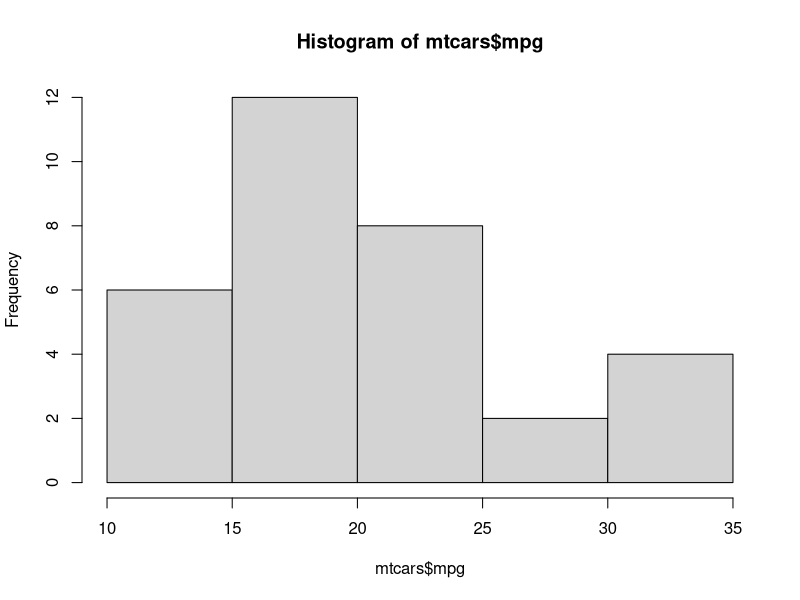
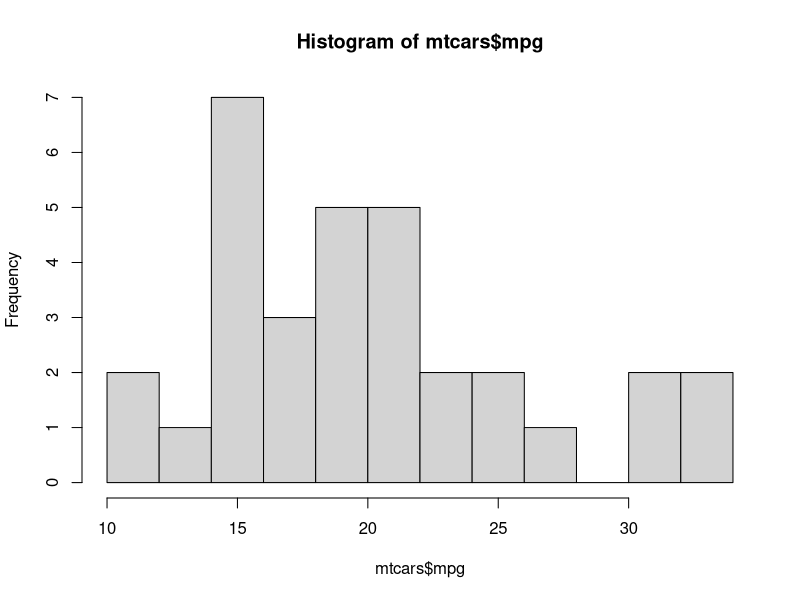
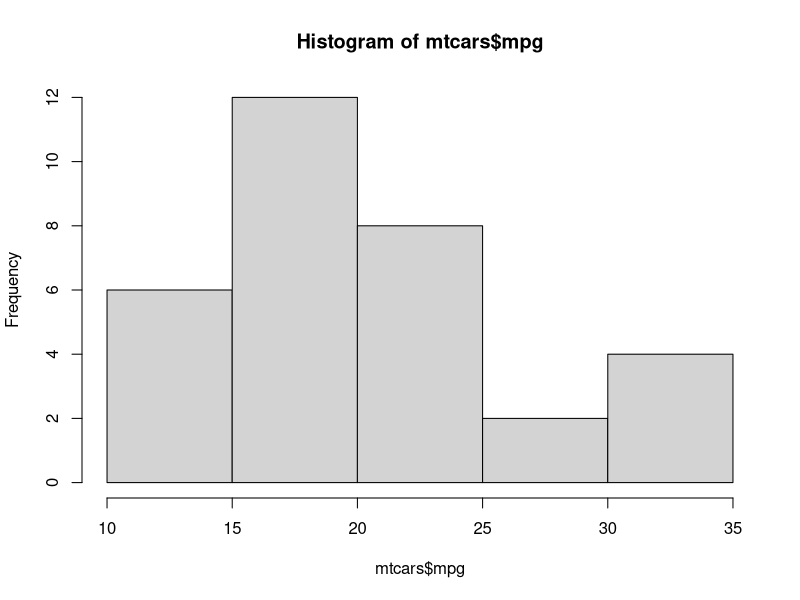
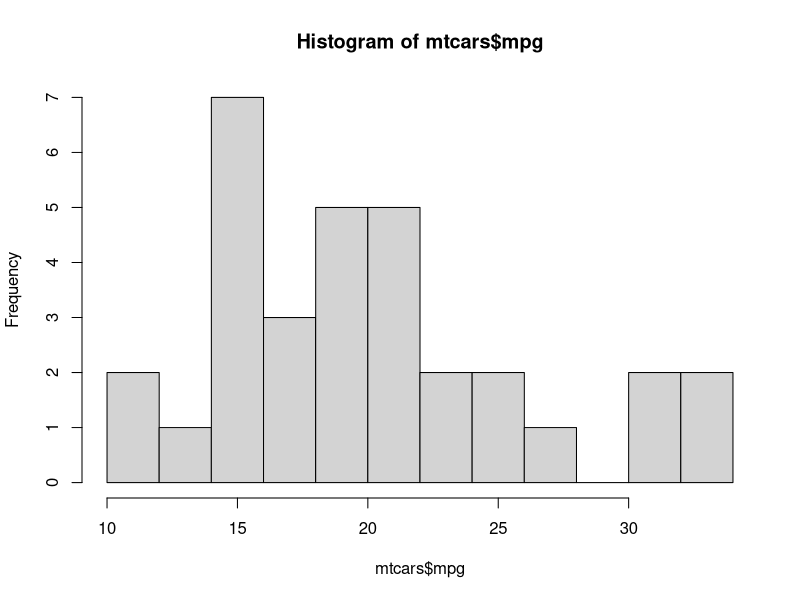

Write R code to recreate these figures, in order. (Note: this script raises an error after producing the figures.)
#Creating Histogram
# View the distribution of one-dimensional data with a histogram
hist(mtcars$mpg)
hist(mtcars$mpg, breaks = 10) #specify approximate number of bins with breaks
hist(mtcars$mpg, breaks = 5)
hist(mtcars$mpg, breaks = 12)

qplot(mpg,  data= mtcars, binwidth = 4)
ggplot(mtcars, aes(x = mpg)) + geom_histogram(binwidth = 4)
ggplot(mtcars, aes(x = mpg)) + geom_histogram(binwidth = 5)
